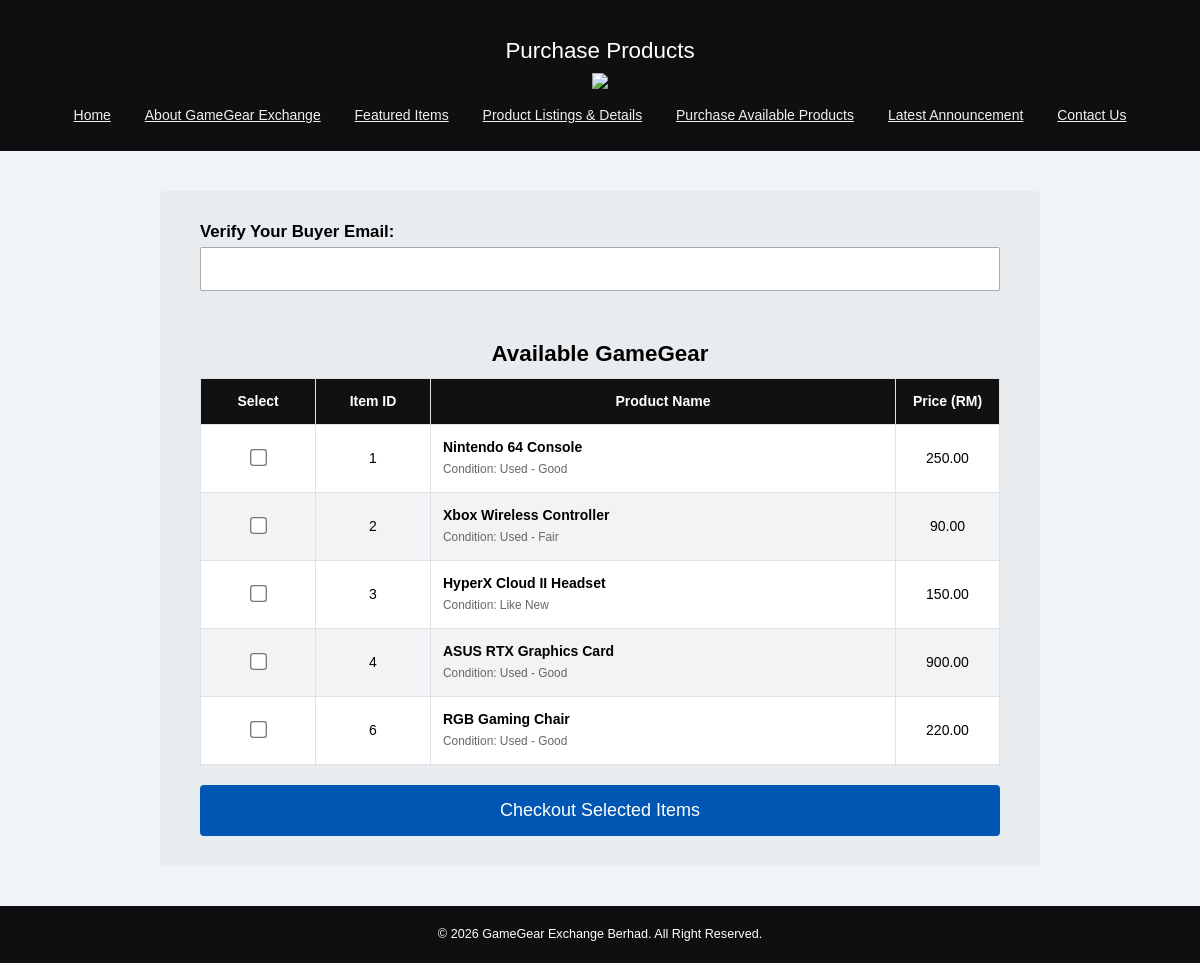
The app's page /gamegear/purchase/purchase.php with its own data.
### tables this page shows
CREATE TABLE listings (
    listing_id INT AUTO_INCREMENT PRIMARY KEY,
    seller_id INT NULL,
    category_id INT NOT NULL,
    title VARCHAR(150) NOT NULL,
    description TEXT,
    price DECIMAL(10,2) NOT NULL,
    item_condition ENUM('New','Like New','Used - Good','Used - Fair') NOT NULL DEFAULT 'Used - Good',
    image_path VARCHAR(200),
    status ENUM('Available','Sold') NOT NULL DEFAULT 'Available',
    is_featured TINYINT(1) NOT NULL DEFAULT 0,
    views INT NOT NULL DEFAULT 0,
    created_at TIMESTAMP DEFAULT CURRENT_TIMESTAMP,
    FOREIGN KEY (seller_id) REFERENCES users(user_id) ON DELETE SET NULL,
    FOREIGN KEY (category_id) REFERENCES categories(category_id)
);

### gamegear/purchase/purchase.php (the view, shortened to what this page needs)
<?php
$conn = mysqli_connect('localhost', 'root', '', 'gamegear_exchange');
$available_products = [];
if ($conn) {
    $sql = "SELECT listing_id AS id, title, item_condition AS condition_status, price FROM listings WHERE status = 'Available' ORDER BY created_at DESC";
    $result = mysqli_query($conn, $sql);
    if ($result) {
        while ($row = mysqli_fetch_assoc($result)) {
            $available_products[$row['id']] = [
                "title" => $row['title'],
                "condition" => $row['condition_status'],
                "price" => $row['price']
            ];
        }
    }
}
$successMessage = '';
?>
<!DOCTYPE html>
<html lang="en">
<head>
    <link rel="stylesheet" href="../style/style.css">
</head>
<body>
    <?php include('../content/header.php'); ?>
    <?php include('../content/navigation.php'); ?>
    <div id="contentWrapper">
        <div class="form-container" style="max-width: 800px;">
            <?php if (!empty($successMessage)): ?>
                <?php echo $successMessage; ?>
            <?php else: ?>
            <form id="purchaseForm" action="" method="post" onsubmit="return validatePurchaseForm(event)">
                <div class="form-group">
                    <label for="buyer_email" style="font-size: 1.2em;">Verify Your Buyer Email:</label>
                    <input type="email" id="buyer_email" name="buyer_email" value="<?php echo htmlspecialchars($_POST['buyer_email'] ?? ''); ?>" style="padding: 12px; font-size: 16px;">
                </div>
                <br>
                <h3>Available GameGear</h3>
                <div style="overflow-x: auto;">
                    <table class="purchase-table">
                        <thead>
                            <tr>
                                <th>Select</th>
                                <th>Item ID</th>
                                <th>Product Name</th>
                                <th>Price (RM)</th>
                            </tr>
                        </thead>
                        <tbody>
                            <?php foreach ($available_products as $id => $item): ?>
                            <tr>
								<td>
								    <?php
									    $preselected_id = isset($_GET['id']) ? (int)$_GET['id'] : 0;
									    $isChecked = (isset($_POST['products']) && in_array($id, $_POST['products'])) || ($id === $preselected_id) ? 'checked' : '';
								    ?>
								    <input type="checkbox" name="products[]" value="<?php echo $id; ?>" <?php echo $isChecked; ?> style="transform: scale(1.3); cursor: pointer;">
								</td>
                                <td><?php echo $id; ?></td>
                                <td>
                                    <strong><?php echo htmlspecialchars($item['title']); ?></strong><br>
                                    <span style="font-size: 0.85em; color: #666;">Condition: <?php echo $item['condition']; ?></span>
                                </td>
                                <td><?php echo number_format($item['price'], 2); ?></td>
                            </tr>
                            <?php endforeach; ?>
                        </tbody>
                    </table>
                </div>
                <button type="submit" class="submit-btn" style="font-size: 18px; padding: 15px;">Checkout Selected Items</button>
            </form>
            <?php endif; ?>
        </div>
    </div>
    <?php include('../content/footer.php'); ?>
</body>
</html>

### gamegear/style/style.css (style rules this page uses)
body { color: rgb(13,13,13); background-color: rgb(240,244,248); font-family: Helvetica, Arial, sans-serif; font-size: 14px; line-height: 1.5em; margin: 0px 0px 0px 0px; padding: 0px 0px 0px 0px; }
h1,h2,h3,h4,h5,h6 { color: rgb(33, 37, 41); font-weight: bold; line-height: 1.25em; }
h3 { font-size: 1.6em; margin: 8px 0px 5px 0px; padding: 0px 0px 0px 0px; }
#contentWrapper { background-color: rgb(240,244,248); text-align: center; margin: 0px auto; padding: 40px 18px 40px 18px; }
table { border: 2px solid rgb(15,15,17); border-spacing: 0px; padding: 0px 0px 0px 0px; width: 640px; margin: 0px auto; }
tr:nth-child(odd) { background-color: rgb(255, 255, 255); }
tr:nth-child(even) { background-color: rgb(241, 243, 245); }
th { padding: 12px 10px 12px 10px; background-color: rgb(30, 136, 229); color: rgb(255, 255, 255); margin: 0px 0px 0px 0px; }
td { padding: 10px 10px 10px 10px; margin: 0px 0px 0px 0px; }
th:nth-child(1),th:nth-child(2),td:nth-child(1),td:nth-child(2) { width: 90px; }
th:nth-child(3),td:nth-child(3) { width: 440px; }
.form-container { background-color: rgb(233, 236, 239); max-width: 600px; margin: 0 auto; padding: 30px 40px; border-radius: 4px; font-family: Arial, sans-serif; color: #000; }
.form-group { margin-bottom: 20px; text-align: left; }
.form-group label { display: block; font-weight: bold; margin-bottom: 5px; font-size: 16px; color: #000; }
.form-group input[type="text"], .form-group input[type="email"], .form-group input[type="tel"], .form-group select, .form-group textarea { width: 100%; padding: 8px 10px; border: 1px solid #a9a9a9; background-color: #fff; font-size: 14px; box-sizing: border-box; border-radius: 2px; }
.submit-btn { background-color: #0056b3; color: #ffffff !important; padding: 10px; border: none; border-radius: 4px; cursor: pointer; width: 100%; font-size: 16px; }

### gamegear/purchase/purchase.php (style rules this page uses)
.purchase-table { width: 100%; border-collapse: collapse; margin-bottom: 20px; background-color: #ffffff; border: 1px solid #dee2e6; }
.purchase-table th { background-color: #111111; color: #ffffff; padding: 12px; text-align: center; border: 1px solid #dee2e6; }
.purchase-table td { padding: 12px; border: 1px solid #dee2e6; text-align: center; color: #000000; }
.purchase-table td:nth-child(3) { text-align: left; }
.form-container h3 { margin-bottom: 10px; color: #000; }

### records on screen
listings: id "1", title "Nintendo 64 Console", item_condition "Used - Good", price "250.00"
listings: id "2", title "Xbox Wireless Controller", item_condition "Used - Fair", price "90.00"
listings: id "3", title "HyperX Cloud II Headset", item_condition "Like New", price "150.00"
listings: id "4", title "ASUS RTX Graphics Card", item_condition "Used - Good", price "900.00"
listings: id "6", title "RGB Gaming Chair", item_condition "Used - Good", price "220.00"

### other values on screen
$pageTitle "Purchase Products"
